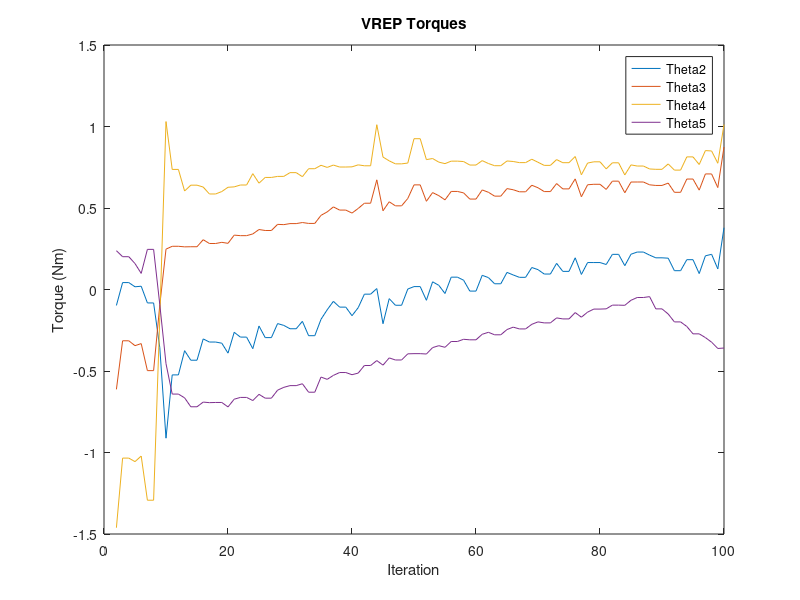

The MATLAB script that drew this image:
function generatePlots()

% Plot joint torques and save plot to file
vrepTorques = csvread('temp/vrepn_Torquesm.txt',1,0);

figure(1)
plot(vrepTorques)
title('VREP Torques')
xlabel('Iteration')
ylabel('Torque (Nm)')
legend('Theta2','Theta3','Theta4','Theta5')
print('-dpng','-r72','temp/VREPn_Torquesm.png')

% 	% Plot error graphs
% e_q        = zeros(n, length(t));
% e_q_dot    = zeros(n, length(t));
% e_q_ddot   = zeros(n, length(t));

% for i = 1:length(t)
%     e_q(:,i)        = x(i,1:n)' - Xref(:,i);
%     e_q_dot(:,i)    = x(i,n+1:2*n)' - Xref_dot(:,i);
%     e_q_ddot(:,i)   = x(i,2*n+1:3*n)' - Xref_ddot(:,i);
% end

% % Print variables
% res = '-r72';
% format = '-dpng';
% lnWidth = 2;
% legendFontSize = 12;
% labelFontSize = 12;
% titleFontSize = 14;

% figure(1)
% cla
% hold all
% axis square
% i = 10;
% % Plot simulation
% plotArm2(Hq{i}, 'k');
% % Plot reference
% plotArm2(Href{i},'r');

% Ymax = max_dim;
% Ymax = 10*ceil(Ymax/10); % Ceil to nearest 10
% Ymin = 0;
% Xmax = max_dim;
% Xmin = 0;
% % Ymin = 50*floor(Ymin/50); % Floor to nearest 10
% axis([Xmin, Xmax, Ymin, Ymax])
% % hLegend = legend('Controlled', 'Reference');
% hTitle = title('Reference Manipulator and Contolled Manipulator Overlay');
% hXLabel = xlabel('X Axis (m)');
% hYLabel = ylabel('Y Axis (m)');

% % Figure settings
% % set([hLegend, gca]             , ...
% %     'FontSize'   , legendFontSize           );
% set([hXLabel, hYLabel]  , ...
%     'FontSize'   , labelFontSize          );
% set( hTitle                    , ...
%     'FontSize'   , titleFontSize          , ...
%     'FontWeight' , 'bold'      );

% set(gca, ...
%   'Box'         , 'off'     , ...
%   'TickDir'     , 'out'     , ...
%   'TickLength'  , [.02 .02] , ...
%   'XMinorTick'  , 'off'      , ...
%   'YMinorTick'  , 'off'      , ...
%   'XColor'      , [.3 .3 .3], ...
%   'YColor'      , [.3 .3 .3], ...
%   'YTick'       , Ymin:5:Ymax, ...
%   'LineWidth'   , 1         );

% print(format,res,'arm_overlay1');

% figure(2)
% cla
% plot(t,radtodeg(e_q(1,:)), t,radtodeg(e_q(2,:)));
% Ymax = radtodeg(max(max(e_q)));
% Ymax = 50*ceil(Ymax/50); % Ceil to nearest 10
% Ymin = radtodeg(min(min(e_q)));
% Ymin = 50*floor(Ymin/50); % Floor to nearest 10
% axis([0, t(end), Ymin, Ymax])
% hLegend = legend('Joint 1', 'Joint 2');
% hTitle = title('Joint Angle Errors');
% hXLabel = xlabel('Time (t)');
% hYLabel = ylabel('Angle Error (Degrees)');

% % Figure settings
% set([hLegend, gca]             , ...
%     'FontSize'   , legendFontSize           );
% set([hXLabel, hYLabel]  , ...
%     'FontSize'   , labelFontSize          );
% set( hTitle                    , ...
%     'FontSize'   , titleFontSize          , ...
%     'FontWeight' , 'bold'      );

% set(gca, ...
%   'Box'         , 'off'     , ...
%   'TickDir'     , 'out'     , ...
%   'TickLength'  , [.02 .02] , ...
%   'XMinorTick'  , 'off'      , ...
%   'YMinorTick'  , 'off'      , ...
%   'XColor'      , [.3 .3 .3], ...
%   'YColor'      , [.3 .3 .3], ...
%   'YTick'       , Ymin:10:Ymax, ...
%   'LineWidth'   , 1         );

% print(format,res,'fbl_robust_error_pos_unk_mass1');

% figure(3)
% cla
% plot(t,radtodeg(e_q_dot(1,:)), t,radtodeg(e_q_dot(2,:)));
% Ymax = radtodeg(max(max(e_q_dot)));
% Ymax = 100*ceil(Ymax/100); % Ceil to nearest 10
% Ymin = -radtodeg(max(max(e_q_dot)));
% Ymin = 100*floor(Ymin/100); % Floor to nearest 10
% % Ymin = radtodeg(min(min(e_q_dot)));
% axis([0, t(end), Ymin, Ymax])
% hLegend = legend('Joint 1', 'Joint 2');
% hTitle = title('Joint Velocity Errors');
% hXLabel = xlabel('Time (t)');
% hYLabel = ylabel('Velocity Error (Degrees/Second)');

% % Figure settings
% set([hLegend, gca]             , ...
%     'FontSize'   , legendFontSize           );
% set([hXLabel, hYLabel]  , ...
%     'FontSize'   , labelFontSize          );
% set( hTitle                    , ...
%     'FontSize'   , titleFontSize          , ...
%     'FontWeight' , 'bold'      );

% set(gca, ...
%   'Box'         , 'off'     , ...
%   'TickDir'     , 'out'     , ...
%   'TickLength'  , [.02 .02] , ...
%   'XMinorTick'  , 'off'      , ...
%   'YMinorTick'  , 'off'      , ...
%   'XColor'      , [.3 .3 .3], ...
%   'YColor'      , [.3 .3 .3], ...
%   'YTick'       , Ymin:50:Ymax, ...
%   'LineWidth'   , 1         );

% print(format,res,'fbl_robust_error_vel_unk_mass1');